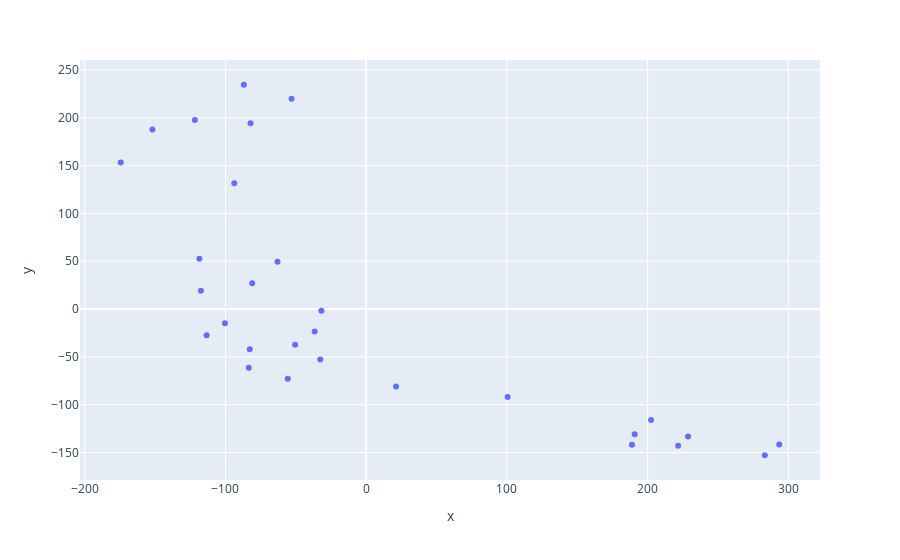

Write notebook code for a chart like this one.
### Code cell
setnames = ['patient ' + str(count) for count, vals in enumerate(pancreas_patient_array,start=1)]
dist_matrix = pd.read_excel('analysis/generated/matrices/pancreas_pats_dist_L_NA_BIP.xlsx')
dist_matrix = dist_matrix.to_numpy()
df_mds_coordinates = utils.getMDSMatrix(dist_matrix)
df_mds_coordinates.set_axis(setnames,axis='index',inplace=True)
# utils.plotDistMatrix(df_mds_coordinates,setnames)

fig = px.scatter(x=df_mds_coordinates[0],y=df_mds_coordinates[1],hover_data=)
fig.show()

### Figure 1 — Plotly figure (JSON) as saved in the notebook; plotly's stock layout.template omitted (floating-point values rounded to 4 significant figures)
{"data": [{"hovertemplate": "x=%{x}<br>y=%{y}<extra></extra>", "legendgroup": "", "marker": {"color": "#636efa", "symbol": "circle"}, "mode": "markers", "name": "", "orientation": "v", "showlegend": false, "type": "scatter", "x": [-117.4, -55.72, -121.8, 21.23, -53.05, 283.3, 188.9, -32.64, -113.4, -50.54, -118.5, -100.4, -31.8, -63.02, -86.95, -80.99, 190.8, -83.46, -174.4, -36.59, -93.73, -82.73, -151.9, 100.5, 228.8, 202.5, 293.6, 221.7, -82.18], "xaxis": "x", "y": [19.04, -72.78, 197.7, -81.04, 220.0, -152.9, -142.0, -52.82, -27.37, -37.44, 52.5, -14.88, -1.675, 49.55, 234.5, 27.09, -131.0, -61.31, 153.2, -23.56, 131.6, -41.99, 187.8, -92.07, -133.4, -116.1, -141.7, -142.9, 194.1], "yaxis": "y"}], "layout": {"legend": {"tracegroupgap": 0}, "margin": {"t": 60}, "xaxis": {"anchor": "y", "domain": [0, 1], "title": {"text": "x"}}, "yaxis": {"anchor": "x", "domain": [0, 1], "title": {"text": "y"}}}}
